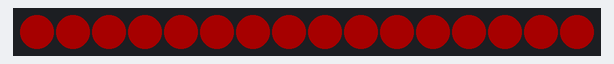
The sketch below on a simulated Arduino Uno, built with avr-gcc and run on an emulated ATmega328P. Parts: 16 RGB LEDs in strip order, left to right. Dim RGB values are drawn brighter than linear.

Above: at 0.1 s.
At 0.6 s:
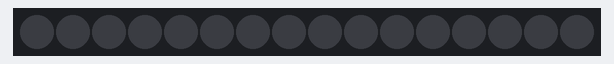

Measured:
- what the display in image 1 shows lasts 0.5 s, from 0.5 s to 1.0 s

The sketch:

ex03_all.ino
```cpp
#include <Adafruit_NeoPixel.h>

#define PIN		6
#define NUM_PIXELS	16

Adafruit_NeoPixel pixels = Adafruit_NeoPixel(
	NUM_PIXELS,			// how many pixels on strip?
	PIN,				// output pin?
	NEO_GRB + NEO_KHZ800		// type of pixels?
);


void setup() {
	pixels.begin();
}

void loop() {
	for(int i = 0 ; i < NUM_PIXELS ; i++)
		pixels.setPixelColor(i, 40, 0, 0);
	pixels.show();
	delay(500);

	for(int i = 0 ; i < NUM_PIXELS ; i++)
		pixels.setPixelColor(i, 0, 0, 0);
	pixels.show();
	delay(500);
}
```
